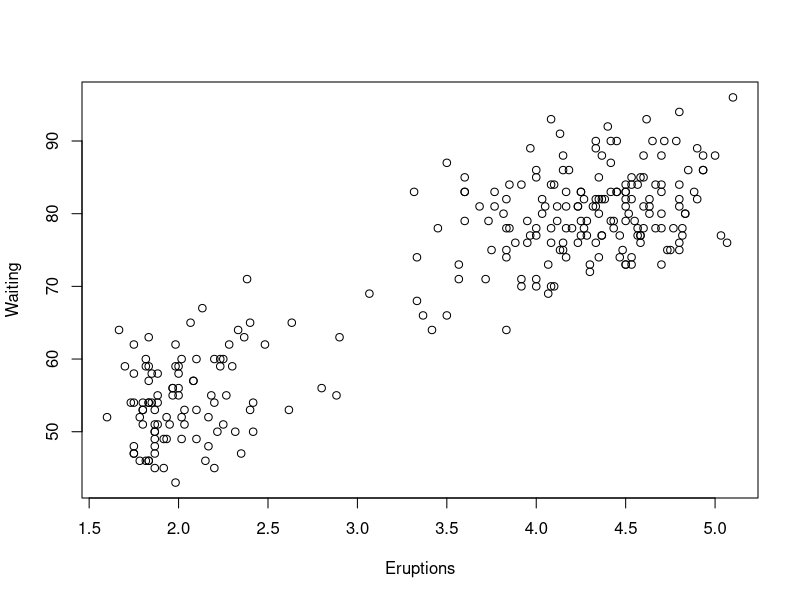
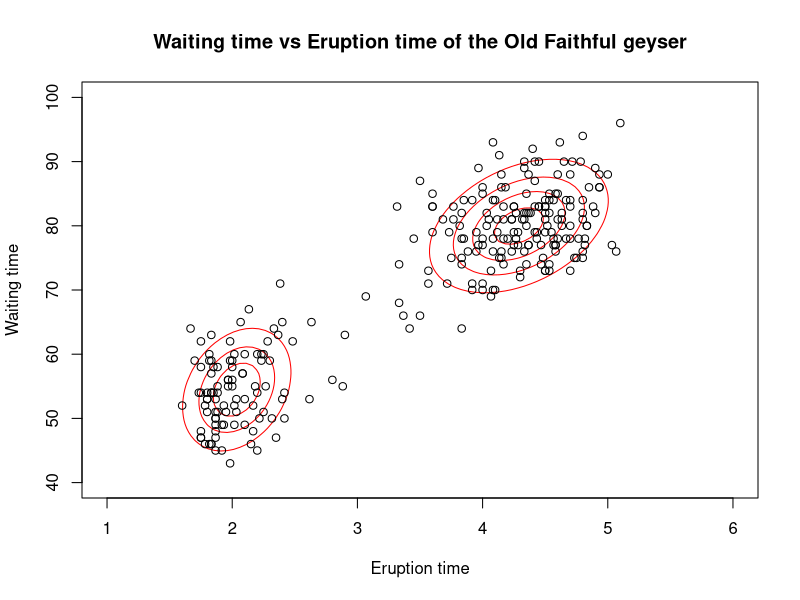

R code for these plots, in order: (Note: this script raises an error after producing the figures.)
library(mvtnorm)
library(dplyr)
library(ggplot2)


# EM ----------------------------------------------------------------------


head(faithful)
plot(faithful$eruptions, faithful$waiting, xlab = "Eruptions", ylab = "Waiting")

alpha <- 0.5
mu1 <- c(4,60)
mu2 <- c(3,70)
sigma1 <-matrix(c(1,0,0,1),2,2)
sigma2 <- matrix(c(1,0,0,1),2,2)
num = 10

EM_faithful <- function(alpha, mu1, mu2, sigma1, sigma2, num){
  newalpha <- NULL
  newmu1 <- NULL
  newmu2 <- NULL
  newsigma1 <- NULL
  newsigma2 <- NULL
  
  for(j in 1:num){
    p = matrix(0,nrow(faithful),2)
    temp_mu1= matrix(0,nrow(faithful),2)
    temp_mu2= matrix(0,nrow(faithful),2)
    temp_sigma1= matrix(0,nrow(faithful),4)
    temp_sigma2= matrix(0,nrow(faithful),4)
    for( i in 1:nrow(faithful)){
      x <- faithful[i,] %>% as.numeric()
      p[i,1] <- alpha*dmvnorm(x,mu1,sigma1)/ (alpha*dmvnorm(x,mu1,sigma1)+(1 - alpha)*dmvnorm(x,mu2,sigma2))
      temp_mu1[i,] <- x*p[i,1]
      temp_sigma1[i,] <- (x - mu1)%*%t(x - mu1)*p[i,1]
      p[i,2] <- (1-alpha)*dmvnorm(x,mu2,sigma2)/ (alpha*dmvnorm(x,mu1,sigma1)+(1 - alpha)*dmvnorm(x,mu2,sigma2))
      temp_mu2[i,] <- x*p[i,2]
      temp_sigma2[i,] <- (x - mu2)%*%t(x - mu2)*p[i,2]}
    
    newalpha <- c(newalpha, mean(p[,1]))
    alpha <- mean(p[,1])
    newmu1 <- c(newmu1, apply(temp_mu1,2,sum)/sum(p[,1]))
    mu1 <- apply(temp_mu1,2,sum)/sum(p[,1]) 
    newmu2 <- c(newmu2, apply(temp_mu2,2,sum)/sum(p[,2]))
    mu2 <- apply(temp_mu2,2,sum)/sum(p[,2]) 
    newsigma1<- c(newsigma1, apply(temp_sigma1,2,sum)/sum(p[,1]))
    sigma1 <- matrix(apply(temp_sigma1,2,sum)/sum(p[,1]),2,2)
    newsigma2<- c(newsigma2, apply(temp_sigma2,2,sum)/sum(p[,2]))
    sigma2 <- matrix(apply(temp_sigma2,2,sum)/sum(p[,2]) ,2,2)
  }
  
  names(mu1) <- c("eruptions", "waiting")
  names(mu2) <- c("eruptions", "waiting")
  temp <- list(c(alpha,1-alpha), mu1, sigma1, mu2, sigma2)
  names(temp) <- c("tau", "mu1", "sigma1", "mu2", "sigma2")
  
  return(temp)
}


End_theta <- EM_faithful(alpha, mu1, mu2, sigma1, sigma2, num)


# Plot --------------------------------------------------------------------
# refer from other code
xpts <- seq(from=1,to=6,length.out=100)
ypts <- seq(from=40,to=100,length.out=100)

#function to plot current data
plot.em <- function(theta){
  mixture.contour <- outer(xpts,ypts,function(x,y) {
    theta$tau[1]*dmvnorm(cbind(x,y),mean=theta$mu1,sigma=theta$sigma1) + theta$tau[2]*dmvnorm(cbind(x,y),mean=theta$mu2,sigma=theta$sigma2)
  })
  contour(xpts,ypts,mixture.contour,nlevels=5,drawlabel=FALSE,col="red",xlab="Eruption time",ylab="Waiting time",main="Waiting time vs Eruption time of the Old Faithful geyser")
  points(faithful)
}

plot.em(End_theta)


# Clustering --------------------------------------------------------------

a <- dmvnorm(faithful,End_theta$mu1,End_theta$sigma1  )
b <- dmvnorm(faithful,End_theta$mu2,End_theta$sigma2  )
Normal.dist. <- ifelse(a>b, "First","Second")

temp <- data.frame(a = faithful$waiting, b = faithful$eruptions, c = c)

ggplot(temp)+
  geom_point(mapping = aes(x = a, y = b,color = Normal.dist.))+
  xlab("Waiting")+
  ylab("Eruptions")
